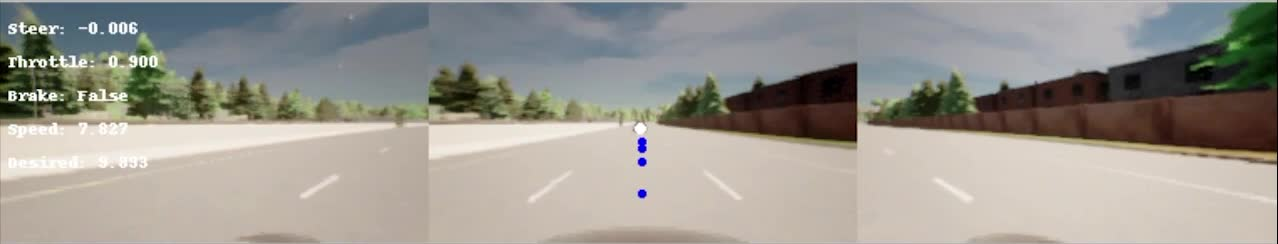
#> input picture (ECE499) Deliverables/Camera Input Lead Slowdown/ezgif-frame-001.jpg, 1278 x 244 px, given in place of capture.png, which was not available
$ jupyter execute rain_overlay.ipynb   (shell and % lines are left out)
#> lines starting #> are read from the running program, lines starting #| are printed output that depends on the picture; pictures that were not available may be replaced by others from this repository, and a replacement may not be noted
[cell 1]
import cv2

import numpy as np
from matplotlib.colors import LogNorm
from scipy import signal

# modify to where you store your project data including utils.py
datadir = ""

utilfn = datadir + "utils.py"
# windows uses copy instead of cp
import utils

from matplotlib import pyplot as plt

[cell 2]
capture = cv2.imread('./capture.png')
#> capture is the input picture: shape (244, 1278, 3); mean B, G, R 144.8, 152.2, 155.6
overlay_raw = cv2.imread('./rain_overlay.png', cv2.IMREAD_UNCHANGED)
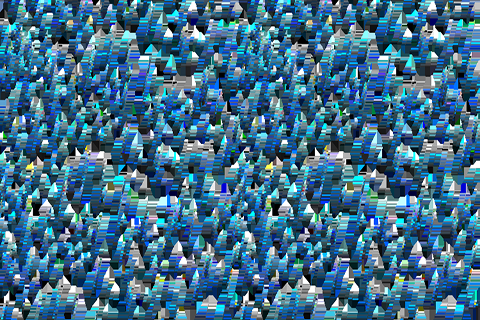
#> input picture leaderboard/team_code/Overlay/rain_overlay.png, 480 x 320 px
#> overlay_raw is the input picture: shape (320, 480, 4); mean B, G, R, A 138, 110, 64.3, 9.8

capture = cv2.cvtColor(capture, cv2.COLOR_BGR2RGB) / 255
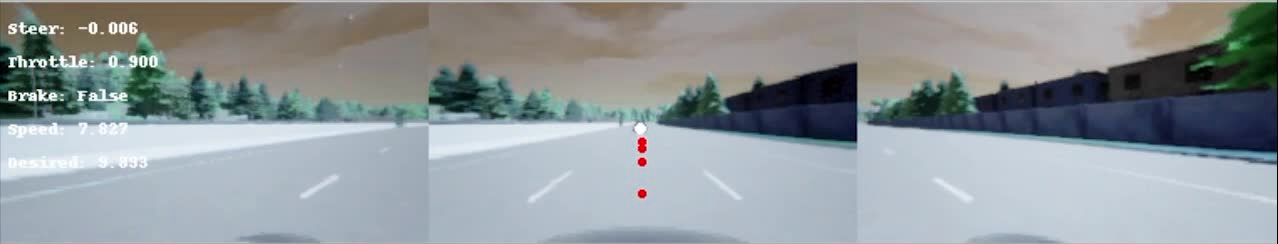
#> capture: shape (244, 1278, 3) float64; mean B, G, R 0.61, 0.597, 0.568
overlay = overlay_raw.copy()

# temp follows rgb channel, overlay follows bgr channel
overlay[:, :, 0] = overlay_raw[:, :, 2] / 255.0
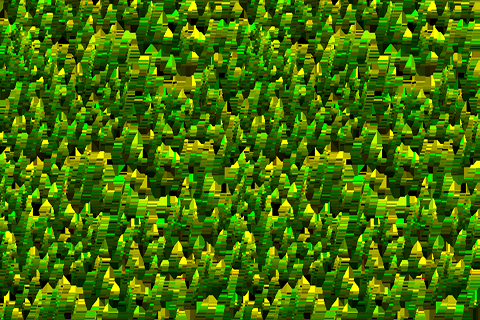
#> overlay: shape (320, 480, 4); mean B, G, R, A 0, 110, 64.3, 9.8
overlay[:, :, 1] = overlay_raw[:, :, 1] / 255.0
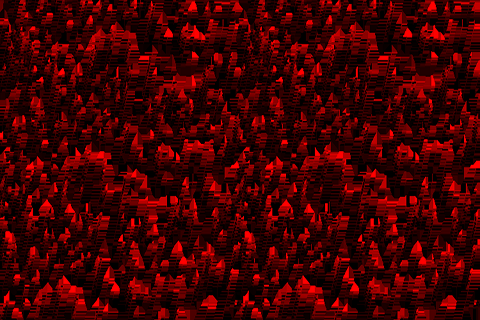
#> overlay: shape (320, 480, 4); mean B, G, R, A 0, 0, 64.3, 9.8
overlay[:, :, 2] = overlay_raw[:, :, 0] / 255.0

[cell 3]
#Images sanity check
fig, axes = plt.subplots(1, 2, figsize=(9,5))
axes[0].imshow(capture, cmap = 'gray')
axes[0].set_title('capture'), axes[0].set_xticks([]), axes[0].set_yticks([])
axes[1].imshow(overlay, cmap = 'gray')
axes[1].set_title('overlay'), axes[1].set_xticks([]), axes[1].set_yticks([])
#> figure, not shown here; B, G, R data is drawn as R, G, B

[cell 4]
# Resize overlay to match the size of capture
dim = (int(capture.shape[1]), int(capture.shape[0]))
#> dim = (1278, 244)
overlay_resized = cv2.resize(overlay, dim, interpolation = cv2.INTER_AREA)

fig, axes = plt.subplots(1, 2, figsize=(9,5))
axes[0].imshow(capture, cmap = 'gray')
axes[0].set_title('capture'), axes[0].set_xticks([]), axes[0].set_yticks([])
axes[1].imshow(overlay_resized, cmap = 'gray')
axes[1].set_title('overlay'), axes[1].set_xticks([]), axes[1].set_yticks([])
#> figure, not shown here; B, G, R data is drawn as R, G, B

[cell 5]
capture_new = capture.copy()

h = overlay_resized.shape[0]
#> h = 244
w = overlay_resized.shape[1]
#> w = 1278

# loop over the image, pixel by pixel
for y in range(0, h):
    for x in range(0, w):
        for c in range(0, 3):
            a = overlay_resized[y, x, 3]/255.0
            capture_new[y, x, c] = (1-a)*capture[y, x, c] + a * overlay_resized[y, x, c]
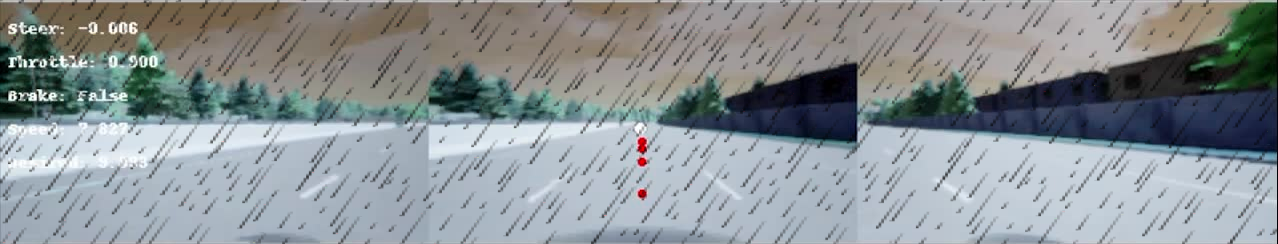
#> capture_new: shape (244, 1278, 3) float64; mean B, G, R 0.587, 0.574, 0.546

[cell 6]
# Remove the opacity channel from overlay
overlay_rgb = overlay_resized[:,:,:3]
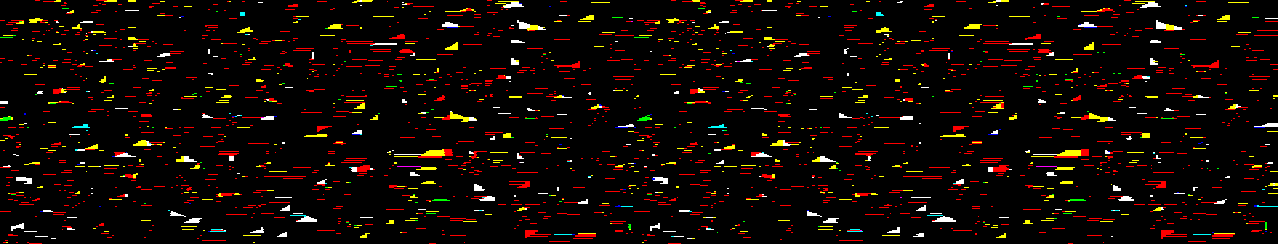
#> overlay_rgb: shape (244, 1278, 3); mean B, G, R 0.0149, 0.0334, 0.0667; drawn with 1 as white

fig, axes = plt.subplots(1, 2, figsize=(9,5))
axes[0].imshow(capture, cmap = 'gray')
axes[0].set_title('capture'), axes[0].set_xticks([]), axes[0].set_yticks([])
axes[1].imshow(capture_new)
axes[1].set_title('capture_new'), axes[1].set_xticks([]), axes[1].set_yticks([])
#> figure, not shown here; B, G, R data is drawn as R, G, B

[cell 7]
h = overlay_resized.shape[0]
w = overlay_resized.shape[1]

overlay_gray = np.zeros((h, w))

# loop over the image, pixel by pixel
for y in range(0, h):
    for x in range(0, w):
        for c in range(0, 3):
            a = overlay_resized[y, x, 3]
            overlay_gray[y, x] = (255-a)
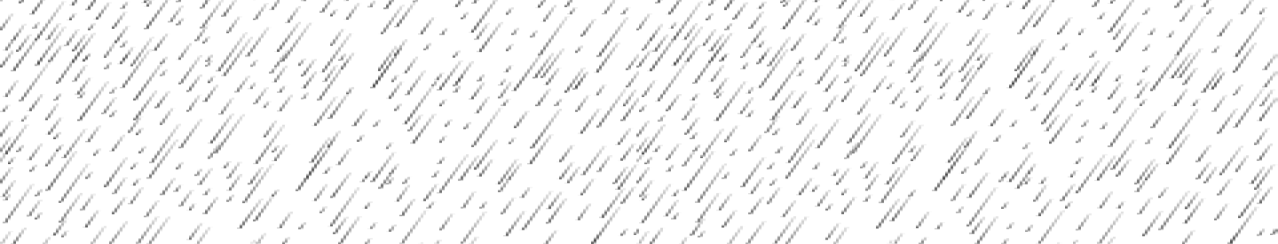
#> overlay_gray: shape (244, 1278) float64; min 73, max 255, mean 245.2

plt.imshow(overlay_gray, cmap="gray")

[cell 8]
def coloredHPHybrid(im1, im2, sigma_low,sigma_high):
    '''
    Inputs:
        im1:    RGB (height x width x 3) or a grayscale (height x width) image
                as a numpy array.
        im2:    RGB (height x width x 3) or a grayscale (height x width) image
                as a numpy array.
        sigma_low: standard deviation for the low-pass filter
        sigma_high: standard deviation for the high-pass filter

    Output:
        Return the combination of both images, one filtered with a low-pass filter
        and the other with a high-pass filter.
    '''
#> called with sigma_low = 2, sigma_high = 323

    # your code goes here
    # Constructing a Gaussian LPF kernel given sigma_low
    LPFSize = int(np.ceil(sigma_low)*6+1)
    LPF = cv2.getGaussianKernel(LPFSize, sigma_low) # 1D kernel
    LPF = LPF*np.transpose(LPF) # 2D kernel by outer product

    # Constructing a Laplacian HPF kernel given sigma_high using Gaussian and Impulse kernel
    LPFSize2 = int(np.ceil(sigma_high)*6+1)
    LPF2 = cv2.getGaussianKernel(LPFSize2, sigma_high) # 1D kernel
    LPF2 = LPF2*np.transpose(LPF2) # 2D kernel by outer product
    IF = np.zeros((LPFSize2, LPFSize2))
    LPFHalf = int(np.ceil(sigma_high)*3)
    IF[LPFHalf][LPFHalf] = 1.0
    HPF = IF - LPF2

    # Computing filtered images
    im1LP = cv2.filter2D(im1, -1, LPF)
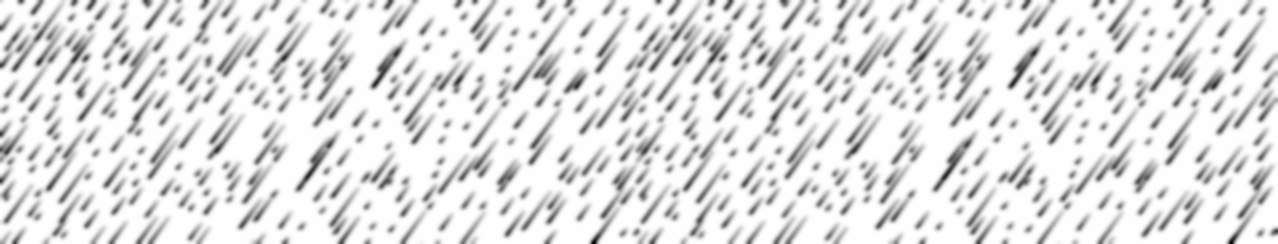
#> im1LP: shape (244, 1278) float64; min 168, max 255, mean 245.2; drawn with min black and max white
    im2HP = cv2.filter2D(im2, -1, HPF)

    im1HPMatch = cv2.merge([im1LP, im1LP, im1LP])/255

    # Returns the resulting image and two filtered images
    return im1HPMatch+im2HP, im1LP, im2HP

[cell 9]
sigma_low = 2 # choose parameters that work for your images
sigma_high = 323

result, im1LP, im2HP= coloredHPHybrid(overlay_gray, capture, sigma_low, sigma_high)
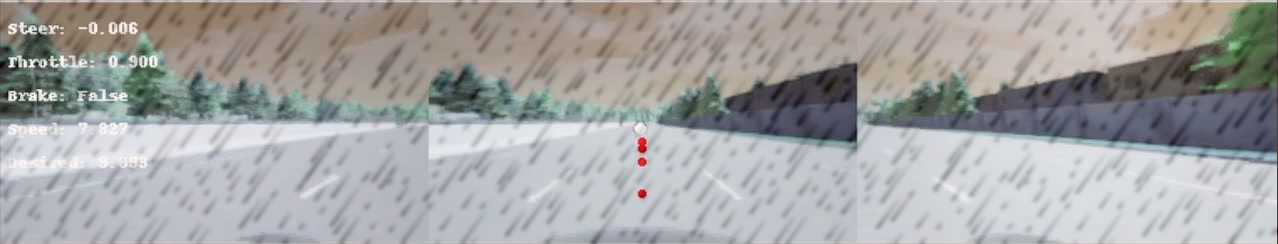
#> result: shape (244, 1278, 3) float64; mean B, G, R 0.962, 0.962, 0.962; drawn with min black and max white

[cell 10]
plt.imshow(im1LP, cmap="gray")

[cell 11]
capture_LP = capture.copy()


# loop over the image, pixel by pixel
for y in range(0, h):
    for x in range(0, w):
        for c in range(0, 3):
            a = im1LP[y, x]/255.0
            capture_LP[y, x, c] = min(255, capture[y, x, c]*a)

[cell 12]
plt.imshow(capture_LP)
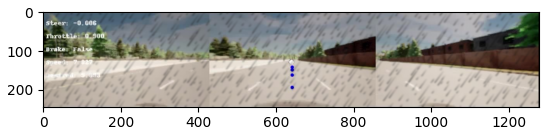
#> figure drawn by matplotlib, 1 panel; B, G, R data is drawn as R, G, B
